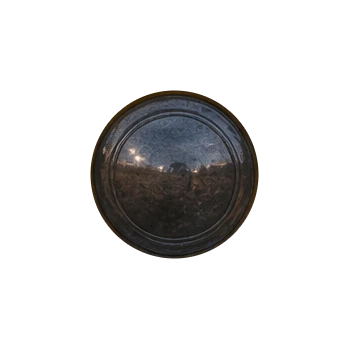
#> input picture tools/_gas2-scene/taxi/img/hub-f.webp, 348 x 348 px
$ python make-wheels.py ../img/hub-f.webp out.png
#> lines starting #> are read from the running program, lines starting #| are printed output that depends on the picture
"""The taxi's layers from its cut-out (taxi/README.md "The art").

In:  car.png (RGBA: the gpt-image-2 taxi lifted out of its frame with Apple Vision), wheel centres + radius below.
Out: body.webp (the car with each visible tyre cut out, so the wheels can turn under the fender), and per wheel
     ring-<w>.webp      the tyre + rim ring with its lighting divided out (it turns),
     ring-<w>-spin.webp the same, blurred round its centre (shown at speed),
     shade-<w>.webp     that lighting, as a multiply layer that stays put (the lamps don't turn with the wheel),
     hub-<w>.webp       the chrome dome, which stays put too (a dome's reflections don't turn).
At rest ring x shade = the painted tyre, so the parked taxi is the generated picture, pixel for pixel.

python3 make-wheels.py car.png <out-dir>
"""
import sys, json
import numpy as np
from PIL import Image

WHEELS = {'r': (512, 727), 'f': (1945, 733)}   # tyre centres in car.png px (fitted to the tyre's outer edge)
R = 171                                          # tyre radius
HUB = 84                                         # chrome dome radius (stays put)

src = np.asarray(Image.open(sys.argv[1]).convert('RGBA')).astype(np.float64)
out = sys.argv[2]
H, W = src.shape[:2]
#> H = 348; W = 348
rgb, al = src[:, :, :3], src[:, :, 3] / 255
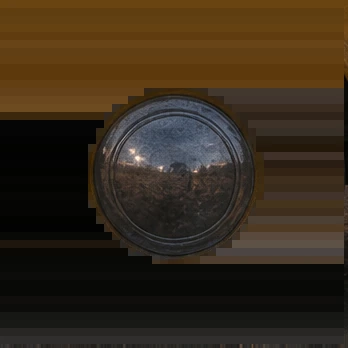
#> rgb: shape (348, 348, 3) float64; mean R, G, B 55.4, 42.7, 26.8
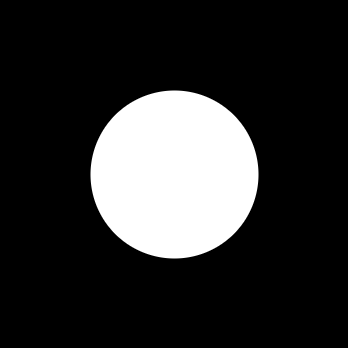
#> al: shape (348, 348) float64; min 0, max 1, mean 0.183
lum = rgb @ [0.2126, 0.7152, 0.0722]
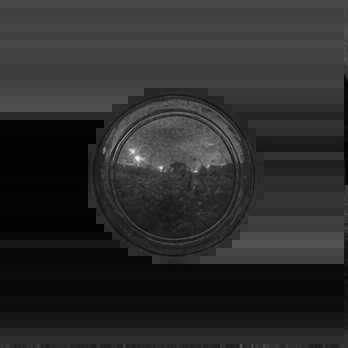
#> lum: shape (348, 348) float64; min 1.99, max 248.5, mean 44.2
sat = (rgb.max(2) - rgb.min(2)) / (rgb.max(2) + 1e-6)
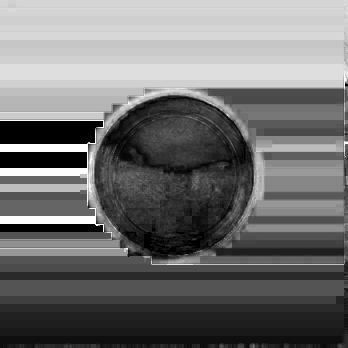
#> sat: shape (348, 348) float64; min 0, max 1, mean 0.443


def bilinear(img, x, y):
    x = np.clip(x, 0, img.shape[1] - 1.001); y = np.clip(y, 0, img.shape[0] - 1.001)
    x0, y0 = np.floor(x).astype(int), np.floor(y).astype(int); fx, fy = x - x0, y - y0
    if img.ndim == 3: fx, fy = fx[..., None], fy[..., None]
    return (img[y0, x0] * (1 - fx) * (1 - fy) + img[y0, x0 + 1] * fx * (1 - fy)
            + img[y0 + 1, x0] * (1 - fx) * fy + img[y0 + 1, x0 + 1] * fx * fy)


def smooth_circ(a, n, axis):
    """box-smooth a polar array along the (circular) angle axis, n cells wide, 3 passes ~ gaussian"""
    for _ in range(3):
        c = np.cumsum(np.concatenate([np.take(a, range(-n, 0), axis), a], axis), axis)
        a = (np.take(c, range(n, c.shape[axis]), axis) - np.take(c, range(0, c.shape[axis] - n), axis)) / n
    return a


body_alpha = al.copy()
meta = {'R': R, 'hub': HUB, 'car': [W, H], 'wheels': {}}
NA, NR = 1440, R + 3                                   # polar grid: 0.25 deg x 1 px
ang = np.radians(np.arange(NA) * 360 / NA)              # 0 = right, counter-clockwise, y up
for w, (cx, cy) in WHEELS.items():
    # the fender lip: per column, the lowest yellow-paint pixel in the disc's top half = where the tyre starts to show
    lip = np.full(W, -1.0)
    for x in range(cx - R, cx + R + 1):
        col = slice(cy - R - 30, cy)
#> (the run stopped early here; a loop or call above may not have finished)

$ run again, on tools/_gas2-scene/taxi/img/ring-f-spin.webp
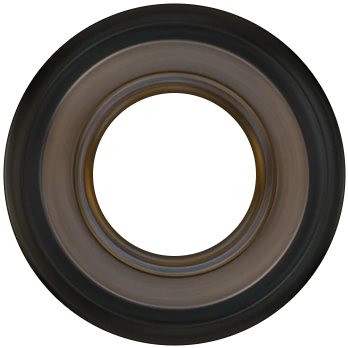
#> input picture tools/_gas2-scene/taxi/img/ring-f-spin.webp, 348 x 348 px
#> `rgb, al = src[:, :, :3], src[:, :, 3] / 255`:
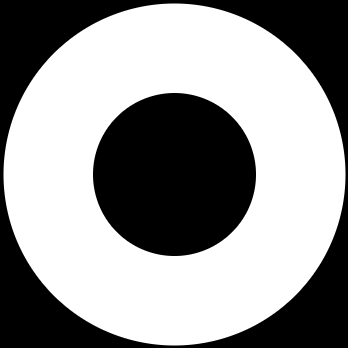
#> al: shape (348, 348) float64; min 0, max 1, mean 0.586
#> `sat = (rgb.max(2) - rgb.min(2)) / (rgb.max(2) + 1e-6)`:
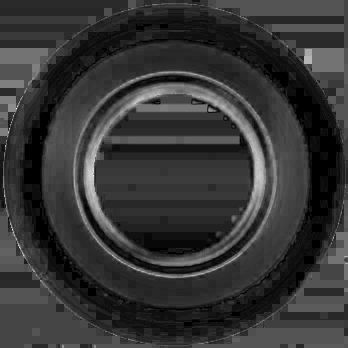
#> sat: shape (348, 348) float64; min 0, max 1, mean 0.212
